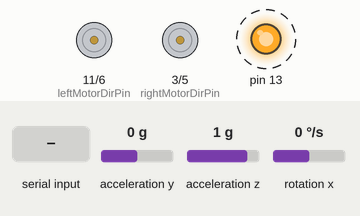
A sketch run on a simulated Arduino Uno, built with avr-gcc and run on an emulated ATmega328P. Shown: direction and speed pins drawn as motors (green arrow = direction pin HIGH = forward, orange = LOW = backward, longer = more drive), output pins drawn as LEDs (lit = HIGH). Dashed ring = blinking. The inputs (shaded band) are chosen by the test bench; at power-on: acceleration y 0 g, rotation x 0 °/s, acceleration z 1 g.

Above: at 3.2 s.
3.3 s: acceleration y set to -0.8 g
6.3 s: acceleration y set to 1.4 g
At 9.2 s:
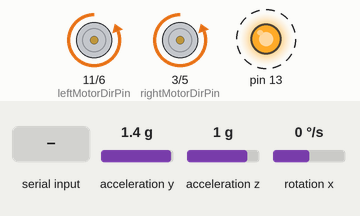
9.3 s: "dutyA:\n" received over Serial
12.3 s: rotation x set to -100 °/s
At 14.6 s:
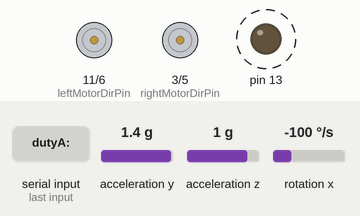
15.0 s: "1,90\n" received over Serial
16.8 s: acceleration z set to -0.8 g
At 18.7 s:
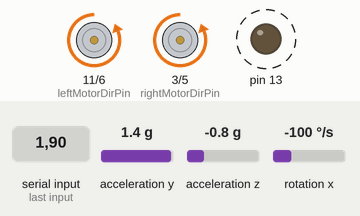
Timing chart, 0 to 54.4 s (numbered marks = the images above; inputs shaded):
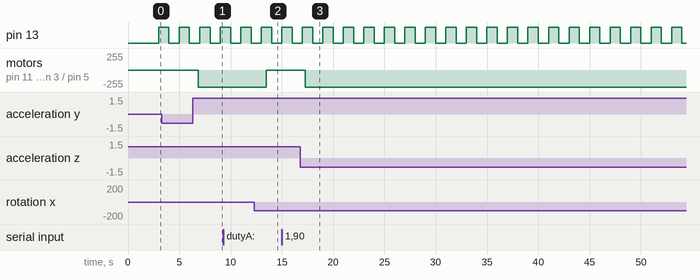

Measured:
- after the input at 6.3 s, motor on pin 11 (leftMotorDirPin) / pin 6 (leftMotorPWMPin), motor on pin 3 (rightMotorDirPin) / pin 5 (rightMotorPWMPin): stopped → backward 255/255 after 0.55 s
- after the input at 12.3 s, motor on pin 11 (leftMotorDirPin) / pin 6 (leftMotorPWMPin), motor on pin 3 (rightMotorDirPin) / pin 5 (rightMotorPWMPin): backward 255/255 → stopped after 1.2 s
- after the input at 16.8 s, motor on pin 11 (leftMotorDirPin) / pin 6 (leftMotorPWMPin), motor on pin 3 (rightMotorDirPin) / pin 5 (rightMotorPWMPin): stopped → backward 255/255 after 0.47 s
- by itself, pin 13: alternates HIGH for 1.0 s and LOW for 1.0 s

The sketch:

nanoCode.ino
```cpp
#include "Wire.h"
#include "I2Cdev.h"
#include "MPU6050.h"
#include "math.h"

#define leftMotorPWMPin   6
#define leftMotorDirPin   11
#define rightMotorPWMPin  5
#define rightMotorDirPin  3

String inputString = "";         // a String to hold incoming data
boolean stringComplete = false;  // whether the string is complete
/*
#define Kp  15
#define Kd  0.13
#define Ki  20
*/

/*
float Kp=  17.0;
float Kd=  0.05;
float Ki=  22.5;
float targetAngle = 6.0;
*/
/*
float Kp=  32.0;
float Kd=  -0.05;
float Ki=  30.5;
float targetAngle = 6.0;
*/

/*
float Kp=  36.50;
float Kd=  -0.15;
float Ki=  30.5;
float targetAngle = 3.0;
*/
/*
float Kp=  25.0;
float Kd=  0;
float Ki=  0;
float targetAngle = 3.0;
*/

/*
float Kp=  47.50;
float Kd=  -0.53;
float Ki=  62.50;
float targetAngle = 0.50;
*/


float Kp=  45.0;
float Kd=-0.2  ;
float Ki=  135;
float targetAngle = 1.50;

float motorADutyOffset=1;
float motorBDutyOffset=1;

#define sampleTime  0.005

MPU6050 mpu;

int16_t accY, accZ, gyroX;
volatile int motorPower, gyroRate;
volatile float accAngle, gyroAngle, currentAngle, prevAngle=0, error, prevError=0, errorSum=0;
volatile byte count=0;

void setMotors(int leftMotorSpeed, int rightMotorSpeed) {
 /* Serial.print(leftMotorSpeed);
  Serial.print(":");Serial.print(-leftMotorSpeed);
  Serial.print(":");
  Serial.print(rightMotorSpeed);
  Serial.print(":");
  Serial.println(-rightMotorSpeed);
  */
  if(leftMotorSpeed >= 0) {
    analogWrite(leftMotorPWMPin, leftMotorSpeed*motorADutyOffset);
    analogWrite(leftMotorDirPin, 0);
  }
  else {
    analogWrite(leftMotorPWMPin,0);
    analogWrite(leftMotorDirPin,  -leftMotorSpeed*motorADutyOffset);
  }
  if(rightMotorSpeed >= 0) {
    analogWrite(rightMotorPWMPin, rightMotorSpeed*motorBDutyOffset);
    analogWrite(rightMotorDirPin, 0);
  }
  else {
    analogWrite(rightMotorPWMPin,0);
    analogWrite(rightMotorDirPin, -rightMotorSpeed*motorBDutyOffset);
  }
}

void init_PID() {
  // initialize Timer1
  cli();          // disable global interrupts
  TCCR1A = 0;     // set entire TCCR1A register to 0
  TCCR1B = 0;     // same for TCCR1B
  // set compare match register to set sample time 5ms
  OCR1A = 9999;
  // turn on CTC mode
  TCCR1B |= (1 << WGM12);
  // Set CS11 bit for prescaling by 8
  TCCR1B |= (1 << CS11);
  // enable timer compare interrupt
  TIMSK1 |= (1 << OCIE1A);
  sei();          // enable global interrupts
}

void setup() {
  Serial.begin(115200);
  delay(2000);
  inputString.reserve(200);
  // set the motor control and PWM pins to output mode
  pinMode(leftMotorPWMPin, OUTPUT);
  pinMode(leftMotorDirPin, OUTPUT);
  pinMode(rightMotorPWMPin, OUTPUT);
  pinMode(rightMotorDirPin, OUTPUT);
  // set the status LED to output mode
  pinMode(13, OUTPUT);
  // initialize the MPU6050 and set offset values
  mpu.initialize();
  mpu.setXAccelOffset(-2816);
  mpu.setYAccelOffset(562);
  mpu.setZAccelOffset(1633);
  mpu.setXGyroOffset(-7);
  mpu.setYGyroOffset(33);
  mpu.setZGyroOffset(91);
  // initialize PID sampling loop
  init_PID();
}
void loop() {
  // read acceleration and gyroscope values
  accY = mpu.getAccelerationY();
  accZ = mpu.getAccelerationZ();
  gyroX = mpu.getRotationX();
  // set motor power after constraining it
  motorPower = constrain(motorPower, -255, 255);
  setMotors(motorPower, motorPower);
  if (stringComplete) {
    if(inputString.equals("angle:H\r\n"))
    {
     targetAngle+=0.5;
    }
    else if(inputString.equals("angle:L\r\n"))
    {
      targetAngle-=0.5;
    }
    else if(inputString.equals("i:H\r\n"))
    {
      Ki+=0.5;
    }
    else if(inputString.equals("i:L\r\n"))
    {
      Ki-=0.5;
    }
    else if(inputString.equals("d:H\r\n"))
    {
      Kd+=0.01;
    }
    else if(inputString.equals("d:L\r\n"))
    {
      Kd-=0.01;
    }
    else if(inputString.equals("p:H\r\n"))
    {
      Kp+=0.5;
    }
    else if(inputString.equals("p:L\r\n"))
    {
      Kp-=0.5;
    }
	else if(inputString.equals("da:H\r\n"))
    {
      motorADutyOffset+=1;
    }
    else if(inputString.equals("da:L\r\n"))
    {
      motorADutyOffset-=1;
    }
	else if(inputString.equals("db:H\r\n"))
    {
      motorBDutyOffset+=1;
    }
    else if(inputString.equals("db:L\r\n"))
    {
      motorBDutyOffset-=1;
    }

  	else if(inputString.indexOf("angle:")!=-1)
  	{
      targetAngle=(inputString.substring(6)).toFloat();
  	}
    else if(inputString.indexOf("p:")!=-1)
    {
      Kp=(inputString.substring(2)).toFloat();
    }
    else if(inputString.indexOf("d:")!=-1)
    {
      Kd=(inputString.substring(2)).toFloat();
    }
    else if(inputString.indexOf("i:")!=-1)
    {
      Ki=(inputString.substring(2)).toFloat();
    }
	else if(inputString.indexOf("dutyA:")!=-1)
	{
		motorADutyOffset=(inputString.substring(6)).toFloat();
	}
	else if(inputString.indexOf("dutyB:")!=-1)
	{
		motorBDutyOffset=(inputString.substring(6)).toFloat();
	}
    else if(inputString.equals("ok:1\r\n"))
    {
      Serial.print(" Kp:");
      Serial.print(Kp);
      Serial.print(" Ki:");
      Serial.print(Ki);
      Serial.print(" Kd:");
      Serial.print(Kd);
      Serial.print(" targetAngle:");
   	  Serial.print(targetAngle);
	  Serial.print(" A offset:");
   	  Serial.print(motorADutyOffset);
	  Serial.print(" B offset:");
   	  Serial.println(motorBDutyOffset);
    }
    inputString = "";
    stringComplete = false;
  }
}
void serialEvent() {
  while (Serial.available()) {
    // get the new byte:
    char inChar = (char)Serial.read();
    // add it to the inputString:
    inputString += inChar;
    // if the incoming character is a newline, set a flag so the main loop can
    // do something about it:
    if (inChar == '\n') {
      stringComplete = true;
    }
  }
}
// The ISR will be called every 5 milliseconds
ISR(TIMER1_COMPA_vect)
{
  // calculate the angle of inclination
  accAngle = atan2(accY, accZ)*RAD_TO_DEG;
  gyroRate = map(gyroX, -32768, 32767, -250, 250);
  gyroAngle = (float)gyroRate*sampleTime;
  currentAngle = 0.9934*(prevAngle + gyroAngle) + 0.0066*(accAngle);

  error = currentAngle - targetAngle;
  errorSum = errorSum + error;
  errorSum = constrain(errorSum, -300, 300);
  //Serial.print("error sum:");Serial.println(errorSum);
  //calculate output from P, I and D values
  motorPower = Kp*(error) + Ki*(errorSum)*sampleTime - Kd*(currentAngle-prevAngle)/sampleTime;
  //Serial.print("motor power:");Serial.println(motorPower);
  prevAngle = currentAngle;
  // toggle the led on pin13 every second
  count++;
  if(count == 200)  {
    count = 0;
    digitalWrite(13, !digitalRead(13));
  }
}
```
